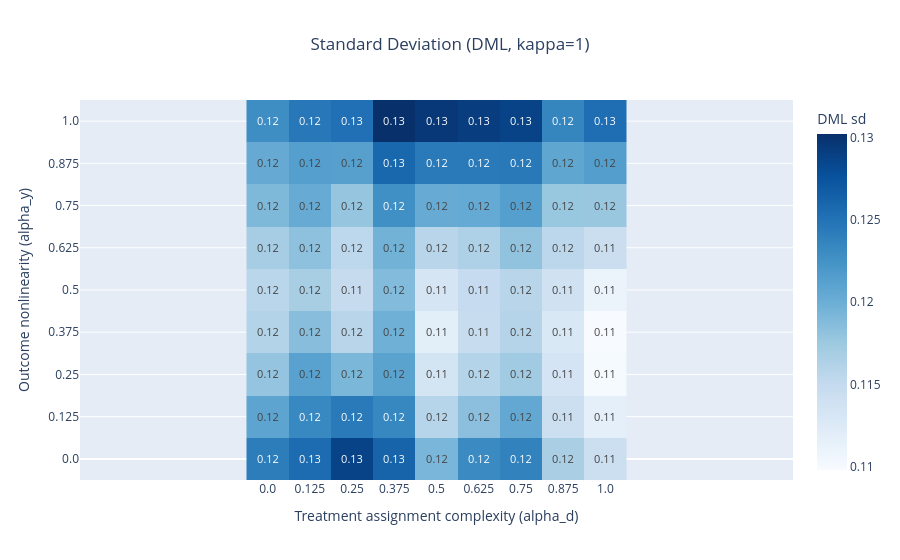

Notebook code for this chart:
### Code cell
fig = estimator_metric_heatmap(summary_df, metric="sd", estimator="DML", kappa=1)
fig.show()
